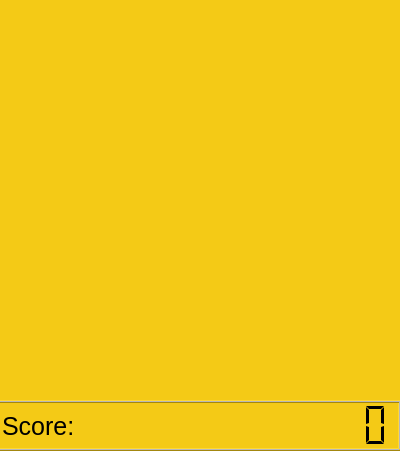
<?xml version="1.0" encoding="UTF-8"?>
<ui version="4.0">
 <class>NormalWindow</class>
 <widget class="QWidget" name="NormalWindow">
  <property name="geometry">
   <rect>
    <x>0</x>
    <y>0</y>
    <width>400</width>
    <height>451</height>
   </rect>
  </property>
  <property name="font">
   <font>
    <pointsize>23</pointsize>
   </font>
  </property>
  <property name="windowTitle">
   <string>Form</string>
  </property>
  <property name="styleSheet">
   <string notr="true">color:rgb(0,0,0);
background-color:rgb(244, 202, 22)</string>
  </property>
  <widget class="QLCDNumber" name="lcdNumber">
   <property name="enabled">
    <bool>true</bool>
   </property>
   <property name="geometry">
    <rect>
     <x>-10</x>
     <y>400</y>
     <width>411</width>
     <height>51</height>
    </rect>
   </property>
   <property name="font">
    <font>
     <pointsize>23</pointsize>
     <italic>false</italic>
     <bold>false</bold>
     <underline>false</underline>
     <strikeout>false</strikeout>
    </font>
   </property>
   <property name="acceptDrops">
    <bool>false</bool>
   </property>
   <property name="autoFillBackground">
    <bool>false</bool>
   </property>
   <property name="frameShape">
    <enum>QFrame::Box</enum>
   </property>
   <property name="lineWidth">
    <number>1</number>
   </property>
   <property name="midLineWidth">
    <number>1</number>
   </property>
   <property name="smallDecimalPoint">
    <bool>true</bool>
   </property>
   <property name="digitCount">
    <number>15</number>
   </property>
   <property name="segmentStyle">
    <enum>QLCDNumber::Flat</enum>
   </property>
   <property name="value" stdset="0">
    <double>0.000000000000000</double>
   </property>
  </widget>
  <widget class="QLabel" name="label">
   <property name="geometry">
    <rect>
     <x>2</x>
     <y>405</y>
     <width>86</width>
     <height>43</height>
    </rect>
   </property>
   <property name="font">
    <font>
     <pointsize>19</pointsize>
    </font>
   </property>
   <property name="text">
    <string>Score:</string>
   </property>
  </widget>
 </widget>
 <resources/>
 <connections/>
</ui>
